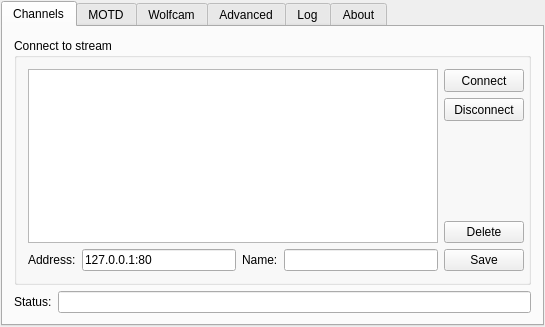
<?xml version="1.0" encoding="UTF-8"?>
<ui version="4.0">
 <class>ClientWindow</class>
 <widget class="QMainWindow" name="ClientWindow">
  <property name="geometry">
   <rect>
    <x>0</x>
    <y>0</y>
    <width>545</width>
    <height>327</height>
   </rect>
  </property>
  <property name="sizePolicy">
   <sizepolicy hsizetype="Preferred" vsizetype="Preferred">
    <horstretch>0</horstretch>
    <verstretch>0</verstretch>
   </sizepolicy>
  </property>
  <property name="windowTitle">
   <string>FragTV</string>
  </property>
  <property name="windowIcon">
   <iconset resource="../Icons/GFX.qrc">
    <normaloff>:/mainWindow/Play Green Button.ico</normaloff>:/mainWindow/Play Green Button.ico</iconset>
  </property>
  <widget class="QWidget" name="centralWidget">
   <property name="minimumSize">
    <size>
     <width>10</width>
     <height>10</height>
    </size>
   </property>
   <layout class="QHBoxLayout" name="horizontalLayout_9">
    <property name="margin">
     <number>1</number>
    </property>
    <item>
     <widget class="QTabWidget" name="tabWidget">
      <property name="sizePolicy">
       <sizepolicy hsizetype="MinimumExpanding" vsizetype="MinimumExpanding">
        <horstretch>0</horstretch>
        <verstretch>0</verstretch>
       </sizepolicy>
      </property>
      <property name="font">
       <font>
        <underline>false</underline>
        <stylestrategy>PreferAntialias</stylestrategy>
       </font>
      </property>
      <property name="tabShape">
       <enum>QTabWidget::Rounded</enum>
      </property>
      <property name="currentIndex">
       <number>0</number>
      </property>
      <property name="elideMode">
       <enum>Qt::ElideLeft</enum>
      </property>
      <property name="usesScrollButtons">
       <bool>true</bool>
      </property>
      <widget class="QWidget" name="channelsTab">
       <attribute name="title">
        <string>Channels</string>
       </attribute>
       <layout class="QVBoxLayout" name="verticalLayout_4">
        <item>
         <widget class="QGroupBox" name="connectToStream">
          <property name="title">
           <string>Connect to stream</string>
          </property>
          <layout class="QVBoxLayout" name="verticalLayout_8">
           <property name="rightMargin">
            <number>4</number>
           </property>
           <item>
            <layout class="QHBoxLayout" name="listControls">
             <property name="bottomMargin">
              <number>0</number>
             </property>
             <item>
              <widget class="QListWidget" name="streamChannelList"/>
             </item>
             <item>
              <layout class="QVBoxLayout" name="verticalLayout">
               <property name="bottomMargin">
                <number>0</number>
               </property>
               <item>
                <widget class="QPushButton" name="streamConnectButton">
                 <property name="minimumSize">
                  <size>
                   <width>0</width>
                   <height>23</height>
                  </size>
                 </property>
                 <property name="text">
                  <string>Connect</string>
                 </property>
                </widget>
               </item>
               <item>
                <widget class="QPushButton" name="streamDisconnectButton">
                 <property name="minimumSize">
                  <size>
                   <width>0</width>
                   <height>23</height>
                  </size>
                 </property>
                 <property name="text">
                  <string>Disconnect</string>
                 </property>
                </widget>
               </item>
               <item>
                <spacer name="verticalSpacer_2">
                 <property name="orientation">
                  <enum>Qt::Vertical</enum>
                 </property>
                 <property name="sizeHint" stdset="0">
                  <size>
                   <width>20</width>
                   <height>40</height>
                  </size>
                 </property>
                </spacer>
               </item>
               <item>
                <widget class="QPushButton" name="streamDeleteButton">
                 <property name="text">
                  <string>Delete</string>
                 </property>
                </widget>
               </item>
              </layout>
             </item>
            </layout>
           </item>
           <item>
            <layout class="QHBoxLayout" name="addressInfo">
             <item>
              <widget class="QLabel" name="serverAddressLabel">
               <property name="text">
                <string>Address:</string>
               </property>
              </widget>
             </item>
             <item>
              <widget class="QLineEdit" name="serverAddressField">
               <property name="text">
                <string>127.0.0.1:80</string>
               </property>
              </widget>
             </item>
             <item>
              <widget class="QLabel" name="serverNameLabel">
               <property name="text">
                <string>Name:</string>
               </property>
              </widget>
             </item>
             <item>
              <widget class="QLineEdit" name="serverNameField">
               <property name="text">
                <string/>
               </property>
              </widget>
             </item>
             <item>
              <widget class="QPushButton" name="streamSaveButton">
               <property name="text">
                <string>Save</string>
               </property>
              </widget>
             </item>
            </layout>
           </item>
          </layout>
         </widget>
        </item>
        <item>
         <layout class="QHBoxLayout" name="networkStatusLayout">
          <item>
           <widget class="QLabel" name="networkStatusLabel">
            <property name="sizePolicy">
             <sizepolicy hsizetype="Maximum" vsizetype="Preferred">
              <horstretch>1</horstretch>
              <verstretch>0</verstretch>
             </sizepolicy>
            </property>
            <property name="text">
             <string>Status:</string>
            </property>
           </widget>
          </item>
          <item>
           <widget class="QLineEdit" name="networkStatusField">
            <property name="readOnly">
             <bool>true</bool>
            </property>
           </widget>
          </item>
         </layout>
        </item>
       </layout>
      </widget>
      <widget class="QWidget" name="motdTab">
       <attribute name="title">
        <string>MOTD</string>
       </attribute>
       <layout class="QVBoxLayout" name="verticalLayout_2">
        <item>
         <widget class="MyTextBrowser" name="motdTextBrowser">
          <property name="html">
           <string>&lt;!DOCTYPE HTML PUBLIC &quot;-//W3C//DTD HTML 4.0//EN&quot; &quot;http://www.w3.org/TR/REC-html40/strict.dtd&quot;&gt;
&lt;html&gt;&lt;head&gt;&lt;meta name=&quot;qrichtext&quot; content=&quot;1&quot; /&gt;&lt;style type=&quot;text/css&quot;&gt;
p, li { white-space: pre-wrap; }
&lt;/style&gt;&lt;/head&gt;&lt;body style=&quot; font-family:'MS Shell Dlg 2'; font-size:8.25pt; font-weight:400; font-style:normal;&quot;&gt;
&lt;p style=&quot;-qt-paragraph-type:empty; margin-top:0px; margin-bottom:0px; margin-left:0px; margin-right:0px; -qt-block-indent:0; text-indent:0px; font-size:8pt;&quot;&gt;&lt;br /&gt;&lt;/p&gt;&lt;/body&gt;&lt;/html&gt;</string>
          </property>
          <property name="openExternalLinks">
           <bool>false</bool>
          </property>
          <property name="openLinks">
           <bool>false</bool>
          </property>
         </widget>
        </item>
       </layout>
      </widget>
      <widget class="QWidget" name="wolfcamTab">
       <property name="sizePolicy">
        <sizepolicy hsizetype="Expanding" vsizetype="Expanding">
         <horstretch>0</horstretch>
         <verstretch>0</verstretch>
        </sizepolicy>
       </property>
       <attribute name="title">
        <string>Wolfcam</string>
       </attribute>
       <layout class="QVBoxLayout" name="verticalLayout_3">
        <item>
         <widget class="QGroupBox" name="wolfcamGroup">
          <property name="sizePolicy">
           <sizepolicy hsizetype="Preferred" vsizetype="Maximum">
            <horstretch>0</horstretch>
            <verstretch>0</verstretch>
           </sizepolicy>
          </property>
          <property name="font">
           <font>
            <weight>50</weight>
            <bold>false</bold>
           </font>
          </property>
          <property name="title">
           <string>WolfcamQL</string>
          </property>
          <layout class="QVBoxLayout" name="verticalLayout_6">
           <property name="topMargin">
            <number>9</number>
           </property>
           <item>
            <layout class="QGridLayout" name="wolfExePathLayout">
             <property name="verticalSpacing">
              <number>3</number>
             </property>
             <item row="1" column="0">
              <widget class="QLineEdit" name="wolfExePathField">
               <property name="sizePolicy">
                <sizepolicy hsizetype="Expanding" vsizetype="Expanding">
                 <horstretch>0</horstretch>
                 <verstretch>0</verstretch>
                </sizepolicy>
               </property>
              </widget>
             </item>
             <item row="0" column="0">
              <widget class="QLabel" name="wolfExePathLabel">
               <property name="sizePolicy">
                <sizepolicy hsizetype="Maximum" vsizetype="Maximum">
                 <horstretch>0</horstretch>
                 <verstretch>0</verstretch>
                </sizepolicy>
               </property>
               <property name="text">
                <string>Path to WolfcamQL executable:</string>
               </property>
              </widget>
             </item>
             <item row="1" column="1">
              <widget class="QPushButton" name="wolfExePathBrowseButton">
               <property name="sizePolicy">
                <sizepolicy hsizetype="Maximum" vsizetype="Minimum">
                 <horstretch>0</horstretch>
                 <verstretch>0</verstretch>
                </sizepolicy>
               </property>
               <property name="minimumSize">
                <size>
                 <width>0</width>
                 <height>23</height>
                </size>
               </property>
               <property name="text">
                <string>Browse</string>
               </property>
              </widget>
             </item>
             <item row="1" column="2">
              <widget class="QPushButton" name="wolfCommandLineTestExecuteButton">
               <property name="text">
                <string>Test Execute</string>
               </property>
              </widget>
             </item>
            </layout>
           </item>
          </layout>
         </widget>
        </item>
        <item>
         <widget class="QGroupBox" name="groupBox_3">
          <property name="sizePolicy">
           <sizepolicy hsizetype="Preferred" vsizetype="Maximum">
            <horstretch>0</horstretch>
            <verstretch>0</verstretch>
           </sizepolicy>
          </property>
          <property name="title">
           <string>Chat</string>
          </property>
          <layout class="QVBoxLayout" name="verticalLayout_11">
           <item>
            <layout class="QHBoxLayout" name="horizontalLayout_8">
             <item>
              <widget class="QCheckBox" name="chatEnableChatCheck">
               <property name="text">
                <string>Enable chat</string>
               </property>
               <property name="checked">
                <bool>true</bool>
               </property>
              </widget>
             </item>
             <item>
              <widget class="Line" name="line_4">
               <property name="orientation">
                <enum>Qt::Vertical</enum>
               </property>
              </widget>
             </item>
             <item>
              <widget class="QCheckBox" name="chatBeepsCheck">
               <property name="text">
                <string>Chat beeps</string>
               </property>
               <property name="checked">
                <bool>true</bool>
               </property>
              </widget>
             </item>
             <item>
              <widget class="Line" name="line">
               <property name="orientation">
                <enum>Qt::Vertical</enum>
               </property>
              </widget>
             </item>
             <item>
              <widget class="QLabel" name="label_6">
               <property name="text">
                <string>Chat color</string>
               </property>
              </widget>
             </item>
             <item>
              <widget class="QSpinBox" name="chatColorSpin">
               <property name="maximum">
                <number>8</number>
               </property>
               <property name="value">
                <number>7</number>
               </property>
              </widget>
             </item>
             <item>
              <widget class="Line" name="line_2">
               <property name="orientation">
                <enum>Qt::Vertical</enum>
               </property>
              </widget>
             </item>
             <item>
              <spacer name="horizontalSpacer">
               <property name="orientation">
                <enum>Qt::Horizontal</enum>
               </property>
               <property name="sizeHint" stdset="0">
                <size>
                 <width>40</width>
                 <height>20</height>
                </size>
               </property>
              </spacer>
             </item>
            </layout>
           </item>
          </layout>
         </widget>
        </item>
        <item>
         <spacer name="verticalSpacer">
          <property name="orientation">
           <enum>Qt::Vertical</enum>
          </property>
          <property name="sizeHint" stdset="0">
           <size>
            <width>20</width>
            <height>40</height>
           </size>
          </property>
         </spacer>
        </item>
        <item>
         <layout class="QHBoxLayout" name="horizontalLayout_3">
          <item>
           <widget class="QLabel" name="label_3">
            <property name="text">
             <string>Status:</string>
            </property>
           </widget>
          </item>
          <item>
           <widget class="QLineEdit" name="wolfStatusField">
            <property name="readOnly">
             <bool>true</bool>
            </property>
           </widget>
          </item>
          <item>
           <widget class="QPushButton" name="syncResyncButton">
            <property name="text">
             <string>Resync</string>
            </property>
           </widget>
          </item>
          <item>
           <widget class="QPushButton" name="wolfRestartButton">
            <property name="enabled">
             <bool>false</bool>
            </property>
            <property name="text">
             <string>Restart Wolfcam</string>
            </property>
           </widget>
          </item>
         </layout>
        </item>
       </layout>
      </widget>
      <widget class="QWidget" name="advancedTab">
       <attribute name="title">
        <string>Advanced</string>
       </attribute>
       <layout class="QVBoxLayout" name="verticalLayout_9">
        <item>
         <widget class="QGroupBox" name="groupBox">
          <property name="title">
           <string>Synchronize</string>
          </property>
          <layout class="QVBoxLayout" name="verticalLayout_7">
           <item>
            <layout class="QHBoxLayout" name="horizontalLayout">
             <item>
              <widget class="QCheckBox" name="syncManualOverrideCheck">
               <property name="text">
                <string>Manual override:</string>
               </property>
              </widget>
             </item>
             <item>
              <widget class="QSpinBox" name="syncManualOverrideSpin">
               <property name="minimum">
                <number>-99999</number>
               </property>
               <property name="maximum">
                <number>99999</number>
               </property>
               <property name="singleStep">
                <number>1000</number>
               </property>
              </widget>
             </item>
             <item>
              <widget class="QLabel" name="label">
               <property name="text">
                <string>ms</string>
               </property>
              </widget>
             </item>
             <item>
              <spacer name="horizontalSpacer_6">
               <property name="orientation">
                <enum>Qt::Horizontal</enum>
               </property>
               <property name="sizeHint" stdset="0">
                <size>
                 <width>40</width>
                 <height>20</height>
                </size>
               </property>
              </spacer>
             </item>
            </layout>
           </item>
           <item>
            <layout class="QHBoxLayout" name="horizontalLayout_10">
             <item>
              <widget class="QLabel" name="label_8">
               <property name="text">
                <string>Autodetected delay:</string>
               </property>
              </widget>
             </item>
             <item>
              <widget class="QSpinBox" name="syncAutoDetectedDelaySpin">
               <property name="buttonSymbols">
                <enum>QAbstractSpinBox::NoButtons</enum>
               </property>
               <property name="minimum">
                <number>-99999</number>
               </property>
               <property name="maximum">
                <number>99999</number>
               </property>
              </widget>
             </item>
             <item>
              <widget class="QPushButton" name="syncResyncButton2">
               <property name="text">
                <string>Resync</string>
               </property>
              </widget>
             </item>
             <item>
              <spacer name="horizontalSpacer_3">
               <property name="orientation">
                <enum>Qt::Horizontal</enum>
               </property>
               <property name="sizeHint" stdset="0">
                <size>
                 <width>40</width>
                 <height>20</height>
                </size>
               </property>
              </spacer>
             </item>
            </layout>
           </item>
           <item>
            <layout class="QHBoxLayout" name="horizontalLayout_11">
             <item>
              <widget class="QLabel" name="label_9">
               <property name="text">
                <string>DataMatrix decode timeout:</string>
               </property>
              </widget>
             </item>
             <item>
              <widget class="QSpinBox" name="dataMatrixTimeoutSpin">
               <property name="minimum">
                <number>10</number>
               </property>
               <property name="maximum">
                <number>99999</number>
               </property>
               <property name="singleStep">
                <number>100</number>
               </property>
               <property name="value">
                <number>3000</number>
               </property>
              </widget>
             </item>
             <item>
              <widget class="QLabel" name="label_10">
               <property name="text">
                <string>ms</string>
               </property>
              </widget>
             </item>
             <item>
              <spacer name="horizontalSpacer_4">
               <property name="orientation">
                <enum>Qt::Horizontal</enum>
               </property>
               <property name="sizeHint" stdset="0">
                <size>
                 <width>40</width>
                 <height>20</height>
                </size>
               </property>
              </spacer>
             </item>
            </layout>
           </item>
          </layout>
         </widget>
        </item>
        <item>
         <widget class="QGroupBox" name="groupBox_2">
          <property name="title">
           <string>WolfcamQL</string>
          </property>
          <layout class="QVBoxLayout" name="verticalLayout_10">
           <item>
            <widget class="QCheckBox" name="wolfAutoRun">
             <property name="text">
              <string>Autorun</string>
             </property>
             <property name="checked">
              <bool>true</bool>
             </property>
            </widget>
           </item>
           <item>
            <layout class="QHBoxLayout" name="horizontalLayout_12">
             <item>
              <widget class="QLabel" name="label_12">
               <property name="sizePolicy">
                <sizepolicy hsizetype="Maximum" vsizetype="Preferred">
                 <horstretch>0</horstretch>
                 <verstretch>0</verstretch>
                </sizepolicy>
               </property>
               <property name="text">
                <string>Timescale</string>
               </property>
              </widget>
             </item>
             <item>
              <widget class="QSpinBox" name="timeScaleSpin">
               <property name="sizePolicy">
                <sizepolicy hsizetype="Maximum" vsizetype="Fixed">
                 <horstretch>0</horstretch>
                 <verstretch>0</verstretch>
                </sizepolicy>
               </property>
               <property name="maximum">
                <number>1000</number>
               </property>
               <property name="singleStep">
                <number>10</number>
               </property>
               <property name="value">
                <number>20</number>
               </property>
              </widget>
             </item>
             <item>
              <widget class="QCheckBox" name="safeTimeScaleCheck">
               <property name="text">
                <string>Safe timescale</string>
               </property>
              </widget>
             </item>
             <item>
              <spacer name="horizontalSpacer_5">
               <property name="orientation">
                <enum>Qt::Horizontal</enum>
               </property>
               <property name="sizeHint" stdset="0">
                <size>
                 <width>40</width>
                 <height>20</height>
                </size>
               </property>
              </spacer>
             </item>
            </layout>
           </item>
          </layout>
         </widget>
        </item>
        <item>
         <spacer name="verticalSpacer_3">
          <property name="orientation">
           <enum>Qt::Vertical</enum>
          </property>
          <property name="sizeHint" stdset="0">
           <size>
            <width>20</width>
            <height>40</height>
           </size>
          </property>
         </spacer>
        </item>
       </layout>
      </widget>
      <widget class="QWidget" name="debugTab">
       <attribute name="title">
        <string>Log</string>
       </attribute>
       <layout class="QVBoxLayout" name="verticalLayout_18">
        <item>
         <widget class="QPlainTextEdit" name="debugEdit">
          <property name="palette">
           <palette>
            <active>
             <colorrole role="Text">
              <brush brushstyle="SolidPattern">
               <color alpha="255">
                <red>170</red>
                <green>255</green>
                <blue>0</blue>
               </color>
              </brush>
             </colorrole>
             <colorrole role="Base">
              <brush brushstyle="SolidPattern">
               <color alpha="255">
                <red>0</red>
                <green>0</green>
                <blue>0</blue>
               </color>
              </brush>
             </colorrole>
             <colorrole role="Window">
              <brush brushstyle="SolidPattern">
               <color alpha="255">
                <red>0</red>
                <green>0</green>
                <blue>0</blue>
               </color>
              </brush>
             </colorrole>
             <colorrole role="NoRole">
              <brush brushstyle="SolidPattern">
               <color alpha="255">
                <red>0</red>
                <green>0</green>
                <blue>0</blue>
               </color>
              </brush>
             </colorrole>
            </active>
            <inactive>
             <colorrole role="Text">
              <brush brushstyle="SolidPattern">
               <color alpha="255">
                <red>170</red>
                <green>255</green>
                <blue>0</blue>
               </color>
              </brush>
             </colorrole>
             <colorrole role="Base">
              <brush brushstyle="SolidPattern">
               <color alpha="255">
                <red>0</red>
                <green>0</green>
                <blue>0</blue>
               </color>
              </brush>
             </colorrole>
             <colorrole role="Window">
              <brush brushstyle="SolidPattern">
               <color alpha="255">
                <red>0</red>
                <green>0</green>
                <blue>0</blue>
               </color>
              </brush>
             </colorrole>
             <colorrole role="NoRole">
              <brush brushstyle="SolidPattern">
               <color alpha="255">
                <red>0</red>
                <green>0</green>
                <blue>0</blue>
               </color>
              </brush>
             </colorrole>
            </inactive>
            <disabled>
             <colorrole role="Text">
              <brush brushstyle="SolidPattern">
               <color alpha="255">
                <red>120</red>
                <green>120</green>
                <blue>120</blue>
               </color>
              </brush>
             </colorrole>
             <colorrole role="Base">
              <brush brushstyle="SolidPattern">
               <color alpha="255">
                <red>0</red>
                <green>0</green>
                <blue>0</blue>
               </color>
              </brush>
             </colorrole>
             <colorrole role="Window">
              <brush brushstyle="SolidPattern">
               <color alpha="255">
                <red>0</red>
                <green>0</green>
                <blue>0</blue>
               </color>
              </brush>
             </colorrole>
             <colorrole role="NoRole">
              <brush brushstyle="SolidPattern">
               <color alpha="255">
                <red>0</red>
                <green>0</green>
                <blue>0</blue>
               </color>
              </brush>
             </colorrole>
            </disabled>
           </palette>
          </property>
          <property name="readOnly">
           <bool>true</bool>
          </property>
          <property name="maximumBlockCount">
           <number>1000</number>
          </property>
         </widget>
        </item>
       </layout>
      </widget>
      <widget class="QWidget" name="aboutTab">
       <attribute name="icon">
        <iconset resource="../Icons/GFX.qrc">
         <normaloff>:/mainWindow/Donate.ico</normaloff>:/mainWindow/Donate.ico</iconset>
       </attribute>
       <attribute name="title">
        <string>About</string>
       </attribute>
       <layout class="QGridLayout" name="gridLayout">
        <item row="0" column="0">
         <spacer name="verticalSpacer_5">
          <property name="orientation">
           <enum>Qt::Vertical</enum>
          </property>
          <property name="sizeHint" stdset="0">
           <size>
            <width>20</width>
            <height>40</height>
           </size>
          </property>
         </spacer>
        </item>
        <item row="10" column="0">
         <spacer name="verticalSpacer_6">
          <property name="orientation">
           <enum>Qt::Vertical</enum>
          </property>
          <property name="sizeType">
           <enum>QSizePolicy::Fixed</enum>
          </property>
          <property name="sizeHint" stdset="0">
           <size>
            <width>20</width>
            <height>5</height>
           </size>
          </property>
         </spacer>
        </item>
        <item row="12" column="0">
         <spacer name="verticalSpacer_4">
          <property name="orientation">
           <enum>Qt::Vertical</enum>
          </property>
          <property name="sizeHint" stdset="0">
           <size>
            <width>20</width>
            <height>40</height>
           </size>
          </property>
         </spacer>
        </item>
        <item row="1" column="0">
         <layout class="QVBoxLayout" name="verticalLayout_15">
          <property name="spacing">
           <number>0</number>
          </property>
          <property name="sizeConstraint">
           <enum>QLayout::SetMinimumSize</enum>
          </property>
          <item alignment="Qt::AlignHCenter">
           <widget class="QLabel" name="versionLabel">
            <property name="font">
             <font>
              <pointsize>10</pointsize>
              <weight>75</weight>
              <bold>true</bold>
             </font>
            </property>
            <property name="text">
             <string>FragTV Client</string>
            </property>
           </widget>
          </item>
          <item alignment="Qt::AlignHCenter">
           <widget class="QLabel" name="label_5">
            <property name="text">
             <string>BY MOS-6581</string>
            </property>
           </widget>
          </item>
         </layout>
        </item>
        <item row="2" column="0">
         <spacer name="verticalSpacer_7">
          <property name="orientation">
           <enum>Qt::Vertical</enum>
          </property>
          <property name="sizeType">
           <enum>QSizePolicy::Fixed</enum>
          </property>
          <property name="sizeHint" stdset="0">
           <size>
            <width>20</width>
            <height>5</height>
           </size>
          </property>
         </spacer>
        </item>
        <item row="3" column="0" alignment="Qt::AlignHCenter">
         <widget class="Line" name="aboutLine">
          <property name="sizePolicy">
           <sizepolicy hsizetype="Fixed" vsizetype="Fixed">
            <horstretch>0</horstretch>
            <verstretch>0</verstretch>
           </sizepolicy>
          </property>
          <property name="minimumSize">
           <size>
            <width>70</width>
            <height>0</height>
           </size>
          </property>
          <property name="orientation">
           <enum>Qt::Horizontal</enum>
          </property>
         </widget>
        </item>
        <item row="9" column="0" alignment="Qt::AlignHCenter">
         <widget class="Line" name="aboutLine_2">
          <property name="sizePolicy">
           <sizepolicy hsizetype="Fixed" vsizetype="Fixed">
            <horstretch>0</horstretch>
            <verstretch>0</verstretch>
           </sizepolicy>
          </property>
          <property name="minimumSize">
           <size>
            <width>70</width>
            <height>0</height>
           </size>
          </property>
          <property name="orientation">
           <enum>Qt::Horizontal</enum>
          </property>
         </widget>
        </item>
        <item row="7" column="0" alignment="Qt::AlignHCenter">
         <widget class="QLabel" name="label_7">
          <property name="text">
           <string>&lt;html&gt;&lt;head/&gt;&lt;body&gt;&lt;p&gt;Icons by &lt;a href=&quot;http://sekkyumu.deviantart.com/art/Developpers-Icons-63052312&quot;&gt;&lt;span style=&quot; text-decoration: underline; color:#0000ff;&quot;&gt;Sekkyumu&lt;/span&gt;&lt;/a&gt;&lt;/p&gt;&lt;/body&gt;&lt;/html&gt;</string>
          </property>
          <property name="openExternalLinks">
           <bool>true</bool>
          </property>
         </widget>
        </item>
        <item row="4" column="0" alignment="Qt::AlignHCenter">
         <widget class="QLabel" name="label_13">
          <property name="text">
           <string>&lt;html&gt;&lt;head/&gt;&lt;body&gt;&lt;p&gt;&lt;a href=&quot;http://sourceforge.net/p/fragtv&quot;&gt;&lt;span style=&quot; text-decoration: underline; color:#0000ff;&quot;&gt;Homepage&lt;/span&gt;&lt;/a&gt;&lt;/p&gt;&lt;/body&gt;&lt;/html&gt;</string>
          </property>
          <property name="openExternalLinks">
           <bool>true</bool>
          </property>
         </widget>
        </item>
        <item row="8" column="0" alignment="Qt::AlignHCenter">
         <widget class="QLabel" name="label_14">
          <property name="text">
           <string>Thanks to ScreaM</string>
          </property>
         </widget>
        </item>
        <item row="11" column="0" alignment="Qt::AlignHCenter">
         <widget class="QLabel" name="label_15">
          <property name="text">
           <string>&lt;html&gt;&lt;head/&gt;&lt;body&gt;&lt;p&gt;&lt;a href=&quot;https://www.paypal.com/cgi-bin/webscr?cmd=_s-xclick&amp;amp;hosted_button_id=GWPHPMS99FEC4&quot;&gt;&lt;img src=&quot;:/mainWindow/paypal.gif&quot;/&gt;&lt;/a&gt;&lt;/p&gt;&lt;/body&gt;&lt;/html&gt;</string>
          </property>
          <property name="openExternalLinks">
           <bool>true</bool>
          </property>
         </widget>
        </item>
       </layout>
      </widget>
     </widget>
    </item>
   </layout>
  </widget>
 </widget>
 <layoutdefault spacing="6" margin="11"/>
 <customwidgets>
  <customwidget>
   <class>MyTextBrowser</class>
   <extends>QTextBrowser</extends>
   <header>MyTextBrowser.h</header>
  </customwidget>
 </customwidgets>
 <resources>
  <include location="../Icons/GFX.qrc"/>
 </resources>
 <connections/>
</ui>
